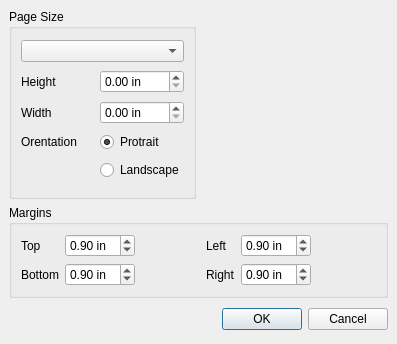
<ui version="4.0" >
 <class>LayoutDialog</class>
 <widget class="QDialog" name="LayoutDialog" >
  <property name="windowModality" >
   <enum>Qt::ApplicationModal</enum>
  </property>
  <property name="geometry" >
   <rect>
    <x>0</x>
    <y>0</y>
    <width>397</width>
    <height>344</height>
   </rect>
  </property>
  <property name="windowTitle" >
   <string>Page Layout</string>
  </property>
  <layout class="QGridLayout" >
   <property name="margin" >
    <number>9</number>
   </property>
   <property name="spacing" >
    <number>6</number>
   </property>
   <item row="0" column="0" >
    <widget class="QGroupBox" name="groupBox" >
     <property name="title" >
      <string>Page Size</string>
     </property>
     <layout class="QGridLayout" >
      <property name="margin" >
       <number>9</number>
      </property>
      <property name="spacing" >
       <number>6</number>
      </property>
      <item row="3" column="0" >
       <widget class="QLabel" name="label_7" >
        <property name="text" >
         <string>Orentation</string>
        </property>
       </widget>
      </item>
      <item row="4" column="1" >
       <widget class="QRadioButton" name="landscapeRB" >
        <property name="text" >
         <string>Landscape</string>
        </property>
       </widget>
      </item>
      <item row="3" column="1" >
       <widget class="QRadioButton" name="portraitRB" >
        <property name="text" >
         <string>Protrait</string>
        </property>
        <property name="checked" >
         <bool>true</bool>
        </property>
       </widget>
      </item>
      <item row="2" column="1" >
       <widget class="QDoubleSpinBox" name="widthSpinBox" >
        <property name="suffix" >
         <string> in</string>
        </property>
       </widget>
      </item>
      <item row="2" column="0" >
       <widget class="QLabel" name="label_3" >
        <property name="text" >
         <string>Width</string>
        </property>
       </widget>
      </item>
      <item row="1" column="1" >
       <widget class="QDoubleSpinBox" name="heightSpinBox" >
        <property name="suffix" >
         <string> in</string>
        </property>
       </widget>
      </item>
      <item row="1" column="0" >
       <widget class="QLabel" name="label_2" >
        <property name="text" >
         <string>Height</string>
        </property>
       </widget>
      </item>
      <item row="0" column="0" colspan="2" >
       <widget class="QComboBox" name="pagesizecombo" />
      </item>
     </layout>
    </widget>
   </item>
   <item row="1" column="0" colspan="2" >
    <widget class="QGroupBox" name="groupBox_2" >
     <property name="sizePolicy" >
      <sizepolicy>
       <hsizetype>5</hsizetype>
       <vsizetype>4</vsizetype>
       <horstretch>0</horstretch>
       <verstretch>0</verstretch>
      </sizepolicy>
     </property>
     <property name="title" >
      <string>Margins</string>
     </property>
     <layout class="QGridLayout" >
      <property name="margin" >
       <number>9</number>
      </property>
      <property name="spacing" >
       <number>6</number>
      </property>
      <item row="0" column="5" >
       <spacer>
        <property name="orientation" >
         <enum>Qt::Horizontal</enum>
        </property>
        <property name="sizeHint" >
         <size>
          <width>40</width>
          <height>20</height>
         </size>
        </property>
       </spacer>
      </item>
      <item row="1" column="5" >
       <spacer>
        <property name="orientation" >
         <enum>Qt::Horizontal</enum>
        </property>
        <property name="sizeHint" >
         <size>
          <width>40</width>
          <height>20</height>
         </size>
        </property>
       </spacer>
      </item>
      <item row="1" column="4" >
       <widget class="QDoubleSpinBox" name="rightSpinBox" >
        <property name="suffix" >
         <string> in</string>
        </property>
        <property name="singleStep" >
         <double>0.100000000000000</double>
        </property>
        <property name="value" >
         <double>0.900000000000000</double>
        </property>
       </widget>
      </item>
      <item row="0" column="4" >
       <widget class="QDoubleSpinBox" name="leftSpinBox" >
        <property name="suffix" >
         <string> in</string>
        </property>
        <property name="singleStep" >
         <double>0.100000000000000</double>
        </property>
        <property name="value" >
         <double>0.900000000000000</double>
        </property>
       </widget>
      </item>
      <item row="1" column="1" >
       <widget class="QDoubleSpinBox" name="bottomSpinBox" >
        <property name="suffix" >
         <string> in</string>
        </property>
        <property name="singleStep" >
         <double>0.100000000000000</double>
        </property>
        <property name="value" >
         <double>0.900000000000000</double>
        </property>
       </widget>
      </item>
      <item row="0" column="1" >
       <widget class="QDoubleSpinBox" name="topSpinBox" >
        <property name="suffix" >
         <string> in</string>
        </property>
        <property name="singleStep" >
         <double>0.100000000000000</double>
        </property>
        <property name="value" >
         <double>0.900000000000000</double>
        </property>
       </widget>
      </item>
      <item row="0" column="3" >
       <widget class="QLabel" name="label_5" >
        <property name="text" >
         <string>Left</string>
        </property>
       </widget>
      </item>
      <item row="1" column="3" >
       <widget class="QLabel" name="label_6" >
        <property name="text" >
         <string>Right</string>
        </property>
       </widget>
      </item>
      <item row="0" column="0" >
       <widget class="QLabel" name="label" >
        <property name="text" >
         <string>Top</string>
        </property>
       </widget>
      </item>
      <item row="1" column="0" >
       <widget class="QLabel" name="label_4" >
        <property name="text" >
         <string>Bottom</string>
        </property>
       </widget>
      </item>
      <item row="0" column="2" >
       <spacer>
        <property name="orientation" >
         <enum>Qt::Horizontal</enum>
        </property>
        <property name="sizeHint" >
         <size>
          <width>40</width>
          <height>20</height>
         </size>
        </property>
       </spacer>
      </item>
      <item row="1" column="2" >
       <spacer>
        <property name="orientation" >
         <enum>Qt::Horizontal</enum>
        </property>
        <property name="sizeHint" >
         <size>
          <width>40</width>
          <height>20</height>
         </size>
        </property>
       </spacer>
      </item>
     </layout>
    </widget>
   </item>
   <item row="2" column="0" colspan="2" >
    <layout class="QHBoxLayout" >
     <property name="margin" >
      <number>0</number>
     </property>
     <property name="spacing" >
      <number>6</number>
     </property>
     <item>
      <spacer>
       <property name="orientation" >
        <enum>Qt::Horizontal</enum>
       </property>
       <property name="sizeHint" >
        <size>
         <width>131</width>
         <height>31</height>
        </size>
       </property>
      </spacer>
     </item>
     <item>
      <widget class="QPushButton" name="okButton" >
       <property name="text" >
        <string>OK</string>
       </property>
      </widget>
     </item>
     <item>
      <widget class="QPushButton" name="cancelButton" >
       <property name="text" >
        <string>Cancel</string>
       </property>
      </widget>
     </item>
    </layout>
   </item>
  </layout>
 </widget>
 <tabstops>
  <tabstop>pagesizecombo</tabstop>
  <tabstop>heightSpinBox</tabstop>
  <tabstop>widthSpinBox</tabstop>
  <tabstop>portraitRB</tabstop>
  <tabstop>landscapeRB</tabstop>
  <tabstop>topSpinBox</tabstop>
  <tabstop>bottomSpinBox</tabstop>
  <tabstop>leftSpinBox</tabstop>
  <tabstop>rightSpinBox</tabstop>
  <tabstop>okButton</tabstop>
  <tabstop>cancelButton</tabstop>
 </tabstops>
 <resources/>
 <connections>
  <connection>
   <sender>okButton</sender>
   <signal>clicked()</signal>
   <receiver>LayoutDialog</receiver>
   <slot>accept()</slot>
   <hints>
    <hint type="sourcelabel" >
     <x>278</x>
     <y>253</y>
    </hint>
    <hint type="destinationlabel" >
     <x>96</x>
     <y>254</y>
    </hint>
   </hints>
  </connection>
  <connection>
   <sender>cancelButton</sender>
   <signal>clicked()</signal>
   <receiver>LayoutDialog</receiver>
   <slot>reject()</slot>
   <hints>
    <hint type="sourcelabel" >
     <x>369</x>
     <y>253</y>
    </hint>
    <hint type="destinationlabel" >
     <x>179</x>
     <y>282</y>
    </hint>
   </hints>
  </connection>
 </connections>
</ui>
